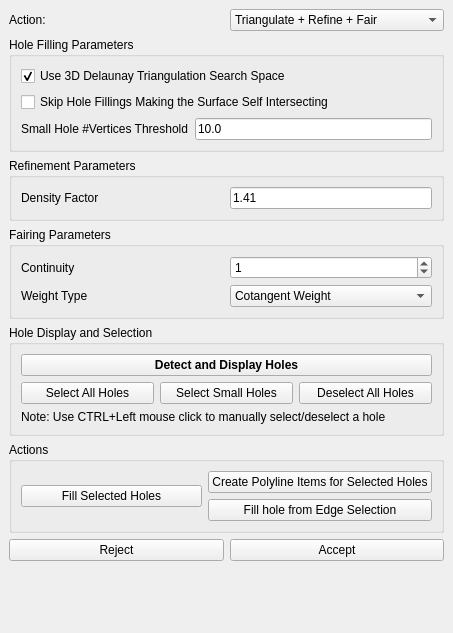
<?xml version="1.0" encoding="UTF-8"?>
<ui version="4.0">
 <class>HoleFilling</class>
 <widget class="QDockWidget" name="HoleFilling">
  <property name="enabled">
   <bool>true</bool>
  </property>
  <property name="geometry">
   <rect>
    <x>0</x>
    <y>0</y>
    <width>453</width>
    <height>633</height>
   </rect>
  </property>
  <property name="windowTitle">
   <string>Hole Filling</string>
  </property>
  <widget class="QWidget" name="dockWidgetContents">
   <property name="enabled">
    <bool>true</bool>
   </property>
   <layout class="QVBoxLayout" name="verticalLayout_6">
    <item>
     <layout class="QHBoxLayout" name="horizontalLayout">
      <item>
       <widget class="QLabel" name="label_2">
        <property name="text">
         <string>Action:</string>
        </property>
       </widget>
      </item>
      <item>
       <widget class="QComboBox" name="action_combo_box">
        <property name="currentIndex">
         <number>2</number>
        </property>
        <item>
         <property name="text">
          <string>Triangulate</string>
         </property>
        </item>
        <item>
         <property name="text">
          <string>Triangulate + Refine</string>
         </property>
        </item>
        <item>
         <property name="text">
          <string>Triangulate + Refine + Fair</string>
         </property>
        </item>
       </widget>
      </item>
     </layout>
    </item>
    <item>
     <widget class="QGroupBox" name="groupBox">
      <property name="title">
       <string>Hole Filling Parameters</string>
      </property>
      <layout class="QVBoxLayout" name="verticalLayout_4">
       <item>
        <widget class="QCheckBox" name="Use_delaunay_triangulation_check_box">
         <property name="text">
          <string>Use 3D Delaunay Triangulation Search Space</string>
         </property>
         <property name="checked">
          <bool>true</bool>
         </property>
        </widget>
       </item>
       <item>
        <widget class="QCheckBox" name="Skip_self_intersection_check_box">
         <property name="text">
          <string>Skip Hole Fillings Making the Surface Self Intersecting</string>
         </property>
        </widget>
       </item>
       <item>
        <layout class="QHBoxLayout" name="horizontalLayout_8">
         <item>
          <widget class="QLabel" name="label_4">
           <property name="text">
            <string>Small Hole #Vertices Threshold</string>
           </property>
          </widget>
         </item>
         <item>
          <widget class="DoubleEdit" name="vertices_threshold_spin_box">
           <property name="text">
            <string>10.0</string>
           </property>
          </widget>
         </item>
        </layout>
       </item>
      </layout>
     </widget>
    </item>
    <item>
     <widget class="QGroupBox" name="groupBox_2">
      <property name="title">
       <string>Refinement Parameters</string>
      </property>
      <layout class="QVBoxLayout" name="verticalLayout_3">
       <item>
        <layout class="QHBoxLayout" name="horizontalLayout_5">
         <item>
          <widget class="QLabel" name="label">
           <property name="text">
            <string>Density Factor</string>
           </property>
          </widget>
         </item>
         <item>
          <widget class="DoubleEdit" name="Density_control_factor_spin_box">
           <property name="sizePolicy">
            <sizepolicy hsizetype="Minimum" vsizetype="Fixed">
             <horstretch>0</horstretch>
             <verstretch>0</verstretch>
            </sizepolicy>
           </property>
           <property name="text">
            <string>1.41</string>
           </property>
           <property name="alignment">
            <set>Qt::AlignLeading|Qt::AlignLeft|Qt::AlignVCenter</set>
           </property>
          </widget>
         </item>
        </layout>
       </item>
      </layout>
     </widget>
    </item>
    <item>
     <widget class="QGroupBox" name="groupBox_3">
      <property name="title">
       <string>Fairing Parameters</string>
      </property>
      <layout class="QVBoxLayout" name="verticalLayout">
       <item>
        <layout class="QHBoxLayout" name="horizontalLayout_6">
         <item>
          <widget class="QLabel" name="label_5">
           <property name="text">
            <string>Continuity</string>
           </property>
          </widget>
         </item>
         <item>
          <widget class="QSpinBox" name="Continuity_spin_box">
           <property name="minimum">
            <number>0</number>
           </property>
           <property name="maximum">
            <number>2</number>
           </property>
           <property name="value">
            <number>1</number>
           </property>
          </widget>
         </item>
        </layout>
       </item>
       <item>
        <layout class="QHBoxLayout" name="horizontalLayout_7">
         <item>
          <widget class="QLabel" name="label_3">
           <property name="text">
            <string>Weight Type</string>
           </property>
          </widget>
         </item>
         <item>
          <widget class="QComboBox" name="weight_combo_box">
           <property name="currentIndex">
            <number>1</number>
           </property>
           <item>
            <property name="text">
             <string>Uniform Weight</string>
            </property>
           </item>
           <item>
            <property name="text">
             <string>Cotangent Weight</string>
            </property>
           </item>
          </widget>
         </item>
        </layout>
       </item>
      </layout>
     </widget>
    </item>
    <item>
     <widget class="QGroupBox" name="groupBox_4">
      <property name="title">
       <string>Hole Display and Selection</string>
      </property>
      <layout class="QVBoxLayout" name="verticalLayout_2">
       <item>
        <widget class="QPushButton" name="Visualize_holes_button">
         <property name="enabled">
          <bool>true</bool>
         </property>
         <property name="font">
          <font>
           <weight>75</weight>
           <bold>true</bold>
          </font>
         </property>
         <property name="text">
          <string>Detect and Display Holes</string>
         </property>
        </widget>
       </item>
       <item>
        <layout class="QHBoxLayout" name="horizontalLayout_3">
         <item>
          <widget class="QPushButton" name="Select_all_holes_button">
           <property name="text">
            <string>Select All Holes</string>
           </property>
          </widget>
         </item>
         <item>
          <widget class="QPushButton" name="Select_small_holes_button">
           <property name="text">
            <string>Select Small Holes</string>
           </property>
          </widget>
         </item>
         <item>
          <widget class="QPushButton" name="Deselect_all_holes_button">
           <property name="text">
            <string>Deselect All Holes</string>
           </property>
          </widget>
         </item>
        </layout>
       </item>
       <item>
        <widget class="QLabel" name="label_6">
         <property name="text">
          <string>Note: Use CTRL+Left mouse click to manually select/deselect a hole</string>
         </property>
        </widget>
       </item>
      </layout>
     </widget>
    </item>
    <item>
     <widget class="QGroupBox" name="groupBox_5">
      <property name="title">
       <string>Actions</string>
      </property>
      <layout class="QVBoxLayout" name="verticalLayout_5">
       <item>
        <layout class="QHBoxLayout" name="horizontalLayout_2">
         <item>
          <widget class="QPushButton" name="Fill_selected_holes_button">
           <property name="enabled">
            <bool>true</bool>
           </property>
           <property name="text">
            <string>Fill Selected Holes</string>
           </property>
          </widget>
         </item>
         <item>
          <layout class="QVBoxLayout" name="verticalLayout_7">
           <item>
            <widget class="QPushButton" name="Create_polyline_items_button">
             <property name="text">
              <string>Create Polyline Items for Selected Holes</string>
             </property>
            </widget>
           </item>
           <item>
            <widget class="QPushButton" name="Fill_from_selection_button">
             <property name="text">
              <string>Fill hole from Edge Selection</string>
             </property>
            </widget>
           </item>
          </layout>
         </item>
        </layout>
       </item>
      </layout>
     </widget>
    </item>
    <item>
     <layout class="QHBoxLayout" name="horizontalLayout_4">
      <item>
       <widget class="QPushButton" name="Reject_button">
        <property name="text">
         <string>Reject</string>
        </property>
       </widget>
      </item>
      <item>
       <widget class="QPushButton" name="Accept_button">
        <property name="text">
         <string>Accept</string>
        </property>
       </widget>
      </item>
     </layout>
    </item>
    <item>
     <spacer name="verticalSpacer">
      <property name="orientation">
       <enum>Qt::Vertical</enum>
      </property>
      <property name="sizeHint" stdset="0">
       <size>
        <width>20</width>
        <height>40</height>
       </size>
      </property>
     </spacer>
    </item>
   </layout>
  </widget>
 </widget>
 <customwidgets>
  <customwidget>
   <class>DoubleEdit</class>
   <extends>QLineEdit</extends>
   <header>CGAL_double_edit.h</header>
  </customwidget>
 </customwidgets>
 <resources/>
 <connections/>
</ui>
